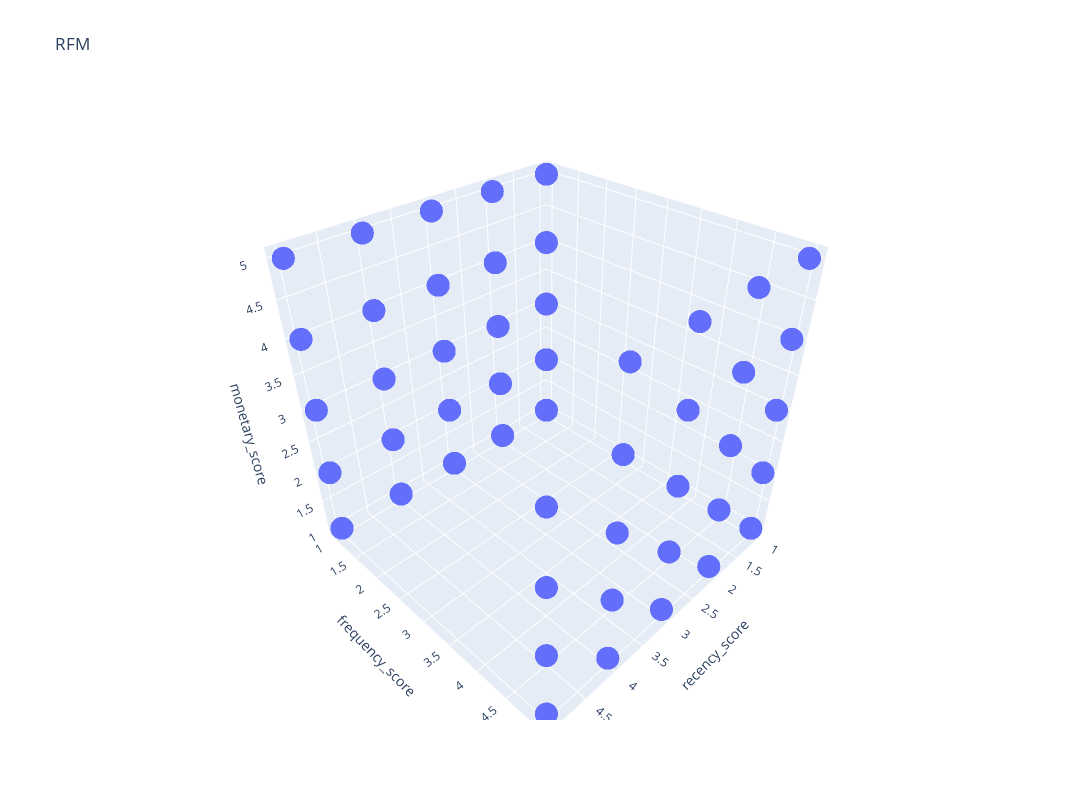

Source (notebook cell):
### Markdown cell above
## Checking RFM 3D

### Code cell
show_3d(df, "recency_score", "frequency_score", "monetary_score")

### Figure 1 — Plotly figure (JSON) as saved in the notebook; plotly's stock layout.template omitted (floating-point values rounded to 4 significant figures; data arrays with more than 128 entries replaced by an {"elided": "..."} marker saying what was removed)
{"data": [{"hovertemplate": "recency_score=%{x}<br>frequency_score=%{y}<br>monetary_score=%{z}<extra></extra>", "legendgroup": "", "marker": {"color": "#636efa", "opacity": 0.5, "symbol": "circle"}, "mode": "markers", "name": "", "scene": "scene", "showlegend": false, "type": "scatter3d", "x": {"elided": "5906 int values"}, "y": {"elided": "5906 int values"}, "z": {"elided": "5906 int values"}}], "layout": {"height": 800, "legend": {"tracegroupgap": 0}, "scene": {"domain": {"x": [0, 1], "y": [0, 1]}, "xaxis": {"title": {"text": "recency_score"}}, "yaxis": {"title": {"text": "frequency_score"}}, "zaxis": {"title": {"text": "monetary_score"}}}, "title": {"text": "RFM"}, "width": 1200}}
